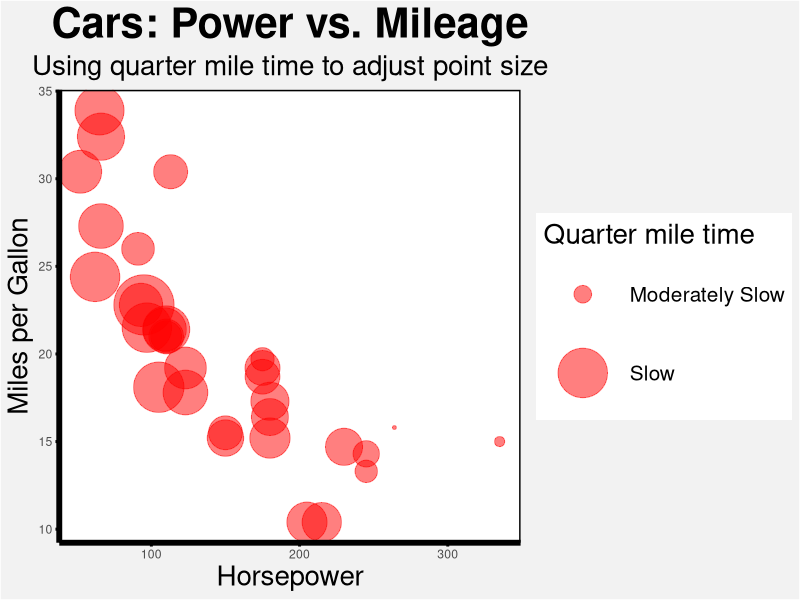

R code for this plot:
## ---- chunk 1
knitr::opts_chunk$set(echo = TRUE, 
                      warning = FALSE,
                      message = FALSE, 
                      fig.path="../Output/")
## ---- chunk 2
library(tidyverse)
library(here)
library(ggplot2)
## ---- chunk 3
ggplot(mtcars, aes(x = hp, y = mpg)) +
  geom_point(aes(size = qsec), color = "red", alpha = 0.5) +
  labs(title = "Cars: Power vs. Mileage",
       subtitle = "Using quarter mile time to adjust point size",
       x = "Horsepower",
       y = "Miles per Gallon") +
  scale_size_continuous(name = "Quarter mile time",
                         range = c(1, 20),
                         breaks = seq(0, 20, by = 5),
                         labels = c("Fast", "Moderately Fast", "Moderate", "Moderately Slow", "Slow")) +
  theme_bw() +
  theme(panel.grid = element_blank(),
        axis.line = element_line(size = 2),
        axis.ticks = element_line(size = 1, color = "black"),
        plot.title = element_text(size = 30, face = "bold", hjust = 0.5),
        plot.subtitle = element_text(size = 20, hjust = 0.5),
        axis.title = element_text(size = 20),
        legend.title = element_text(size = 20),
        legend.text = element_text(size = 15),
        legend.key.size = unit(2, "cm"),
        panel.border = element_rect(size = 1, color = "black"),
        panel.background = element_rect(fill = "white"),
        plot.background = element_rect(fill = "gray95"))


